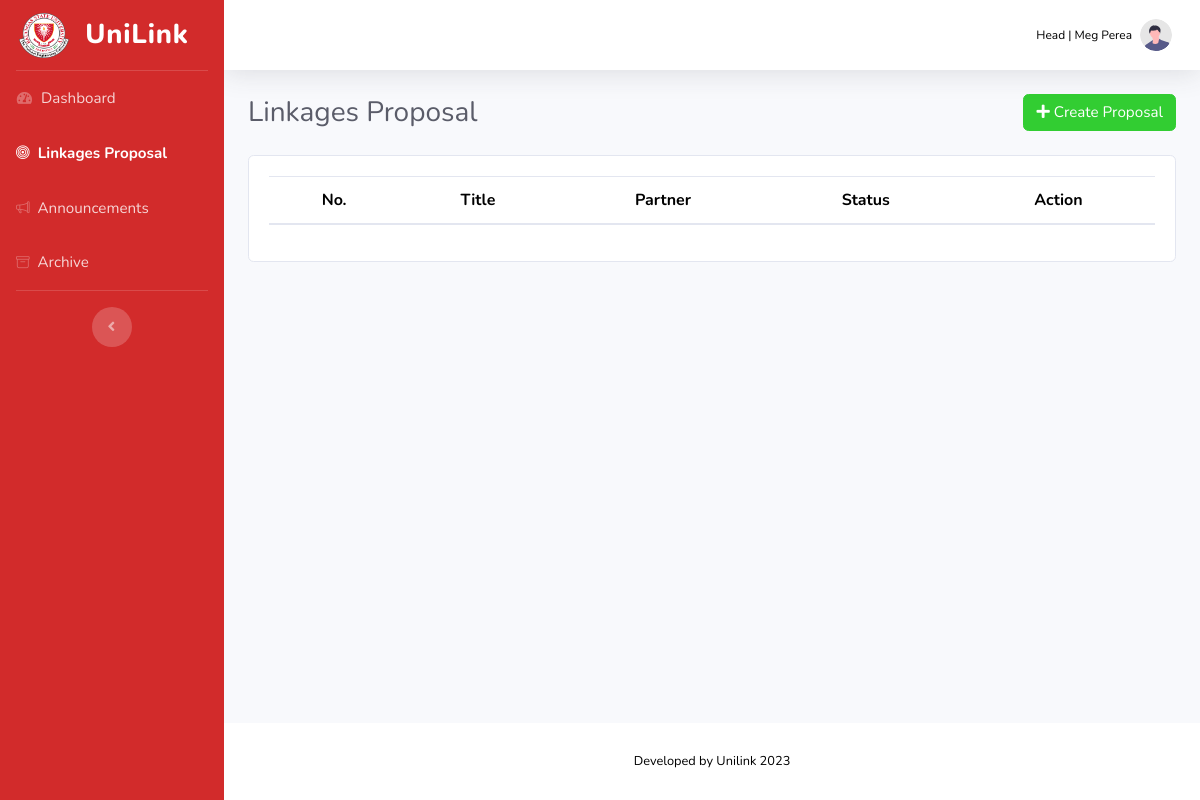
The page /HEAD/linkages.php (signed in) on the database as committed earlier.
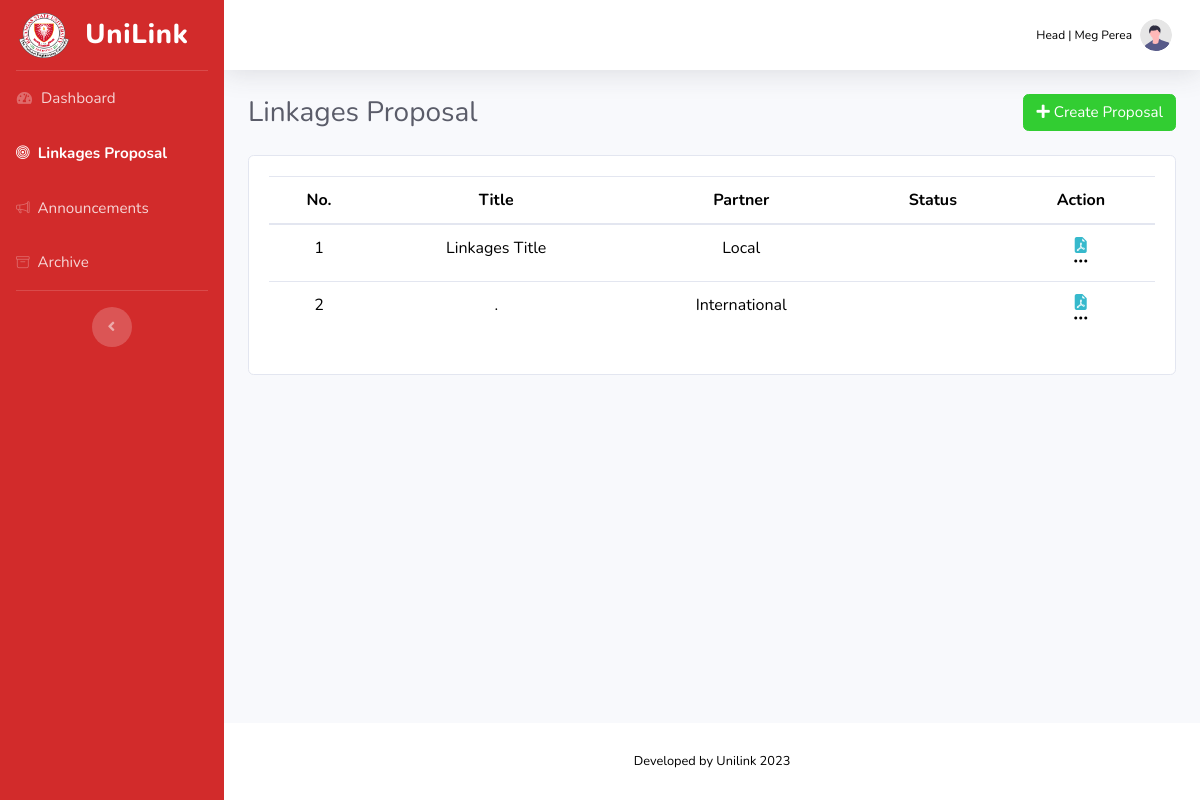
The same page on the database as committed later.
### tables this page shows
CREATE TABLE `users` (
  `id` int(11) NOT NULL,
  `title` varchar(100) NOT NULL,
  `first_name` varchar(100) NOT NULL,
  `mid_name` varchar(100) NOT NULL,
  `last_name` varchar(100) NOT NULL,
  `sex` varchar(25) NOT NULL,
  `email` varchar(100) NOT NULL,
  `campus` varchar(255) NOT NULL,
  `college_abbrev` varchar(255) NOT NULL,
  `pass` varchar(255) NOT NULL,
  `privelege` varchar(25) NOT NULL,
  `profile_pic` varchar(200) DEFAULT NULL
);

CREATE TABLE `linkages` (
  `id` int(11) NOT NULL,
  `added_by` int(11) NOT NULL,
  `title` varchar(1000) NOT NULL,
  `category` varchar(20) NOT NULL,
  `overview` longtext NOT NULL,
  `strategic_fit` longtext NOT NULL,
  `intended_outcome` longtext NOT NULL,
  `scope` longtext NOT NULL,
  `arrangement` longtext NOT NULL,
  `risk_management` longtext NOT NULL,
  `monitoring` longtext NOT NULL,
  `date_added` date NOT NULL DEFAULT current_timestamp()
);

### HEAD/linkages.php (the view, shortened to what this page needs)
<html lang="en">
  <head>
    <link href="vendor/fontawesome-free/css/all.min.css" rel="stylesheet" type="text/css">
    <link rel="stylesheet" href="https://cdn.jsdelivr.net/npm/bootstrap-icons@1.11.0/font/bootstrap-icons.css">
    <link href="css/sb-admin-2.min.css" rel="stylesheet">
    <link href="vendor/datatables/dataTables.bootstrap4.min.css" rel="stylesheet">
  </head>
  <body id="page-top">
    <div id="wrapper">
      <ul class="navbar-nav bg-gradient-primary sidebar sidebar-dark accordion" id="accordionSidebar">
        <a class="sidebar-brand d-flex align-items-center justify-content-center" href="index.php">
          <img src="../imgs/BSU.png" width="50" height="45">
          <div class="sidebar-brand-text mx-3">UniLink</div>
        </a>
        <hr class="sidebar-divider my-0">
        <li class="nav-item">
          <a class="nav-link" href="index.php">
            <i class="fas fa-fw fa-tachometer-alt"></i>
            <span>Dashboard</span>
          </a>
        </li>
        <li class="nav-item active">
          <a class="nav-link" href="linkages.php">
            <i class="bi bi-bullseye"></i>
            <span>Linkages Proposal</span>
          </a>
        </li>
        <li class="nav-item">
          <a class="nav-link" href="announcement_table.php">
            <i class="bi bi-megaphone"></i>
            <span>Announcements</span>
          </a>
        </li>
        <li class="nav-item">
          <a class="nav-link" href="docu_repo.php">
            <i class="bi bi-archive"></i>
            <span>Archive</span>
          </a>
        </li>
        <hr class="sidebar-divider">
        <div class="text-center d-none d-md-inline">
          <button class="rounded-circle border-0" id="sidebarToggle"></button>
        </div>
      </ul>
      <div id="content-wrapper" class="d-flex flex-column">
        <div id="content">
          <nav class="navbar navbar-expand navbar-light bg-white topbar mb-4 static-top shadow">
            <ul class="navbar-nav ml-auto">
              <li class="nav-item dropdown no-arrow">
                <a class="nav-link dropdown-toggle" href="#" id="userDropdown" role="button" data-toggle="dropdown" aria-haspopup="true" aria-expanded="false">
                  <?php
                      $id = $_SESSION['id'];
                      include '../db.php';
                      $sql = "SELECT * FROM `users` WHERE `id` = '$id'";
                      $result = $conn->query($sql);
                      $row = $result->fetch_assoc();
                  ?>
                    <span class="mr-2 d-none d-lg-inline custom-text-black">Head | <?=$row['first_name']." ".$row['last_name']?></span>
                  <img class="img-profile rounded-circle" src="../imgs/<?php if($row['profile_pic'] == '') {echo "#";} else {echo $row['profile_pic'];}?>">
                </a>
              </li>
            </ul>
          </nav>
          <div class="container-fluid">
                    <div class="d-flex justify-content-between align-items-center mb-4">
                        <h3 class="h3 mb-0 text-gray-800">Linkages Proposal</h3>
                        <div class="d-flex">
                            <a class="btn btn-primary rounded-fill" href="linkages_form.php" role="button">
                                <i class="fas fa-plus"></i> Create Proposal
                            </a>
                        </div>
                    </div>
                    <div class="card">
                        <div class="card-body">
                            <div class="table">
                             <table id="linkagesTable" style="width: 100%;" class="display" data-ordering="true" data-paging="true" data-searching="true">
                                <thead style='text-align: center;'>
                                    <tr>
                                        <th >No.</th>
                                        <th>Title</th>
                                        <th>Partner</th>
                                        <th>Status</th>
                                        <th>Action</th>
                                    </tr>
                                </thead>
                               <tbody>
                                <?php
                                    $sql = "SELECT * FROM linkages";
                                    $result = $conn->query($sql);
                                    $i = 1;
                                    while ($linkagesRow = $result->fetch_assoc()) {
                                ?>
                                <tr>
                                    <td class="text-center"><?=$i?></td>
                                    <td class="text-center"><?=$linkagesRow['title']?></td>
                                    <td class="text-center"><?=$linkagesRow['category']?></td>
                                    <td class="text-center"></td>
                                    <td style='text-align: center;'>
                                        <span class='bi bi-file-earmark-pdf-fill text-info'></span>
                                        <div class="dropdown">
                                            <span class='bi bi-three-dots' data-toggle="dropdown"></span>
                                        </div>
                                    </td>
                                </tr>
                                <?php
                                    $i++;
                                    }
                                ?>
                            </tbody>
                            </table>
                        </div>
                    </div>
                    </div>
                  </div>
        </div>
        <footer class="sticky-footer bg-white">
          <div class="container my-auto">
            <div class="copyright text-center my-auto">
              <span>Developed by Unilink 2023</span>
            </div>
          </div>
        </footer>
      </div>
      </div>
  </body>
</html>

### HEAD/linkages.php (style rules this page uses)
.custom-text-black { color: black; font-size: 12; }

Rows that differ between the two databases and show on the page:
added linkages: title "Linkages Title", category "Local"
added linkages: title ".", category "International"
